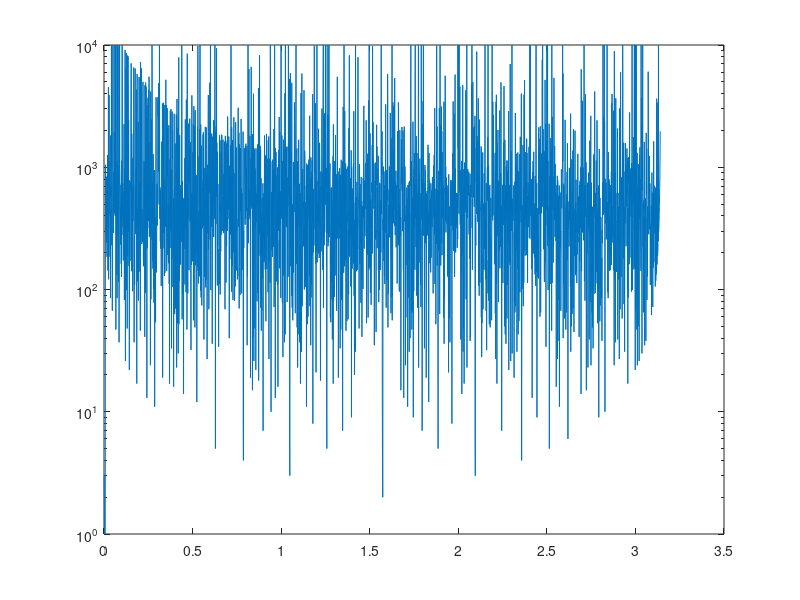

The MATLAB source for this figure: (Note: this script raises an error after producing the figure.)
index = 1;
delta = 0.01;
phi = 0.001:0.001:pi - 0.001;
theta_0 = 0.01:0.01:2 * pi - 0.001;

for thetaPoint = theta_0
    res = [];

    for phiPoint = phi
        x = 0;
        reflectionAngle = 0;

        while (reflectionAngle > thetaPoint + delta / 2 || reflectionAngle < thetaPoint - delta / 2) && x < 10000
            reflectionAngle = mod((reflectionAngle + 2 * phiPoint), 2 * pi);
            x = x + 1;
        end

        res = [res, x];
    end

    semilogy(phi, res)
    title(["\theta_0=" + round(thetaPoint, 2)]);
    xlabel("\phi")
    ylabel("x")
    axis([0, pi, 1, 10000])
    saveas(gcf, "ExperimentResultOfMatlab/x-phi/" + index + '.jpg')
    index = index + 1;

end
